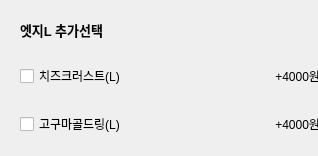
            <widget class="QWidget" name="widget_whole_3" native="true">
             <property name="minimumSize">
              <size>
               <width>318</width>
               <height>0</height>
              </size>
             </property>
             <property name="maximumSize">
              <size>
               <width>318</width>
               <height>16777215</height>
              </size>
             </property>
             <layout class="QVBoxLayout" name="verticalLayout_5">
              <item>
               <widget class="QWidget" name="widget_title_3" native="true">
                <layout class="QVBoxLayout" name="verticalLayout_6">
                 <item>
                  <widget class="QLabel" name="label_27">
                   <property name="font">
                    <font>
                     <pointsize>10</pointsize>
                     <weight>75</weight>
                     <bold>true</bold>
                    </font>
                   </property>
                   <property name="text">
                    <string>엣지L 추가선택</string>
                   </property>
                  </widget>
                 </item>
                </layout>
               </widget>
              </item>
              <item>
               <widget class="QWidget" name="widget_23" native="true">
                <property name="minimumSize">
                 <size>
                  <width>318</width>
                  <height>0</height>
                 </size>
                </property>
                <property name="maximumSize">
                 <size>
                  <width>318</width>
                  <height>16777215</height>
                 </size>
                </property>
                <layout class="QHBoxLayout" name="horizontalLayout_23">
                 <item>
                  <widget class="QCheckBox" name="checkBox_11">
                   <property name="text">
                    <string>치즈크러스트(L)</string>
                   </property>
                  </widget>
                 </item>
                 <item>
                  <widget class="QLabel" name="cheeseCrust">
                   <property name="text">
                    <string>+4000원</string>
                   </property>
                   <property name="alignment">
                    <set>Qt::AlignRight|Qt::AlignTrailing|Qt::AlignVCenter</set>
                   </property>
                  </widget>
                 </item>
                </layout>
               </widget>
              </item>
              <item>
               <widget class="QWidget" name="widget_24" native="true">
                <property name="minimumSize">
                 <size>
                  <width>318</width>
                  <height>0</height>
                 </size>
                </property>
                <property name="maximumSize">
                 <size>
                  <width>318</width>
                  <height>16777215</height>
                 </size>
                </property>
                <layout class="QHBoxLayout" name="horizontalLayout_24">
                 <item>
                  <widget class="QCheckBox" name="checkBox_12">
                   <property name="text">
                    <string>고구마골드링(L)</string>
                   </property>
                  </widget>
                 </item>
                 <item>
                  <widget class="QLabel" name="gogumaGoldring">
                   <property name="text">
                    <string>+4000원</string>
                   </property>
                   <property name="alignment">
                    <set>Qt::AlignRight|Qt::AlignTrailing|Qt::AlignVCenter</set>
                   </property>
                  </widget>
                 </item>
                </layout>
               </widget>
              </item>
             </layout>
            </widget>
